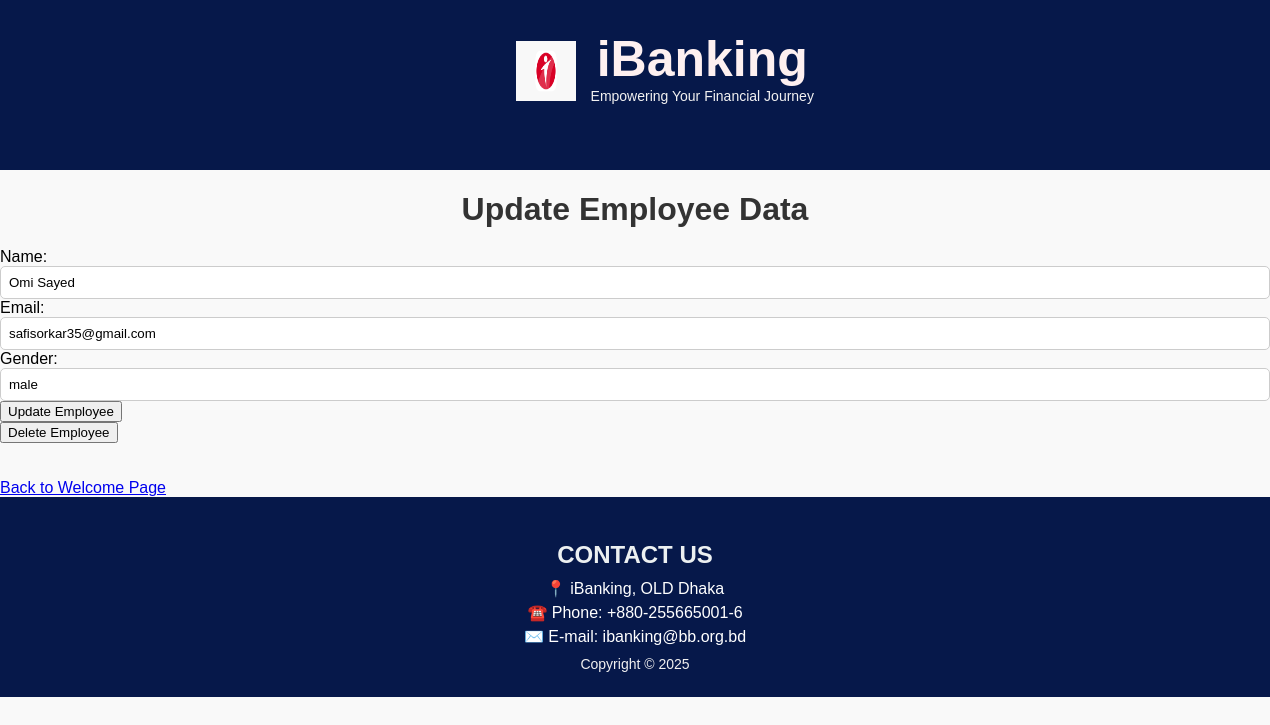
/admin/view/employee_update.php?id=Omi Sayed (signed in), run on the app's committed database.
### tables this page shows
CREATE TABLE `employee` (
  `EmployeeID` int(100) NOT NULL,
  `Name` text NOT NULL,
  `Email` varchar(100) NOT NULL,
  `Password` varchar(100) NOT NULL,
  `Gender` enum('male','female','','') NOT NULL,
  `Phone` varchar(12) NOT NULL,
  `NID` varchar(20) NOT NULL,
  `DOB` date DEFAULT NULL,
  `reset_token` varchar(32) DEFAULT NULL
);

### admin/view/employee_update.php (the view, shortened to what this page needs)
<?php
require_once '../model/db.php';
$employeeId = isset($_GET['id']) ? $_GET['id'] : '';
if ($employeeId) {
    $db = new myDB();
    $connection = $db->openCon();
    $stmt = $connection->prepare("SELECT * FROM employee WHERE Name = ?");
    $stmt->bind_param("s", $employeeId);
    $stmt->execute();
    $result = $stmt->get_result();
    $employeeData = $result->fetch_assoc();
} else {
    header("Location: welcome.php");
    exit();
}
?>
<!DOCTYPE html>
<html lang="en">
<head>
    <link rel="stylesheet" href="../css/mystyle.css">
</head>
<body>
<?php include 'header.php'; ?>
    <h1>Update Employee Data</h1>
    <form action="../control/employee_update_control.php" method="POST">
        <div class="form-group">
            <label for="name">Name:</label>
            <input type="text" id="name" name="name" value="<?php echo $employeeData['Name']; ?>">
        </div>
        <div class="form-group">
            <label for="email">Email:</label>
            <input type="text" id="email" name="email" value="<?php echo $employeeData['Email']; ?>">
        </div>
        <div class="form-group">
            <label for="gender">Gender:</label>
            <input type="text" id="gender" name="gender" value="<?php echo $employeeData['Gender']; ?>">
        </div>
        <button type="submit">Update Employee</button>
    </form>
    <form action="../control/employee_delete_control.php" method="POST" onsubmit="return confirm('Are you sure you want to delete this employee?');">
        <button type="submit" class="delete-button">Delete Employee</button>
    </form>
    <br><br>
    <a href="welcome.php">Back to Welcome Page</a>
    <?php include 'footer.php'; ?>
</body>
</html>

### admin/css/mystyle.css (style rules this page uses)
body { font-family: Arial, sans-serif; background-color: #f9f9f9; margin: 0; padding: 0; }
h1 { text-align: center; color: #333; margin-bottom: 20px; }
input[type="text"], input[type="password"], input[type="email"], select { width: 100%; padding: 8px; border: 1px solid #ccc; border-radius: 5px; box-sizing: border-box; }

### data on the page
employee: name "Omi Sayed", email "safisorkar35@gmail.com", gender "male"
